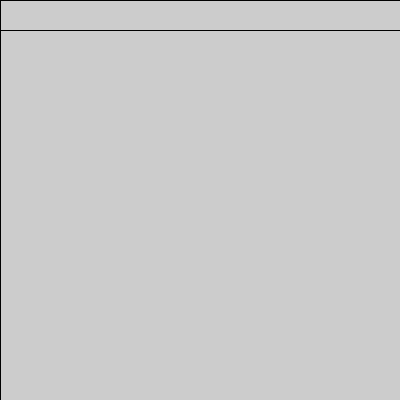
Frame 1 (no input)
Frame 60 (the mouse pressed at the canvas centre just before this capture): identical to frame 1, image omitted
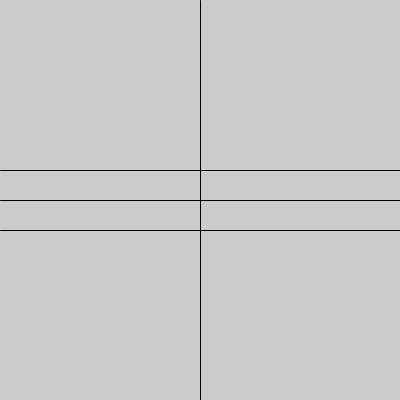
Frame 120 (the mouse held since frame 60 and released just before this capture)

The Processing sketch that drew these frames (run headless with seeded random() and noise(); from frame 60 on, the mouse is pressed at the canvas centre):

// Processing sketch: SampleSketch
// ── SampleSketch.pde
int x;
int y;

void setup(){
  size(400,400);
}

void draw(){
  background(204);
  int x = mouseX;
  int y = mouseY;

  line(x, 0, x, height);
  line(0, y, width, y);
  line(0, y-30, width, y-30);
  line(0, y+30, width, y+30);
}

void mousePressed(){
  rect(mouseX, mouseY, 30, 30);
  rect(mouseX-30, mouseY-30, 30, 30);
}
